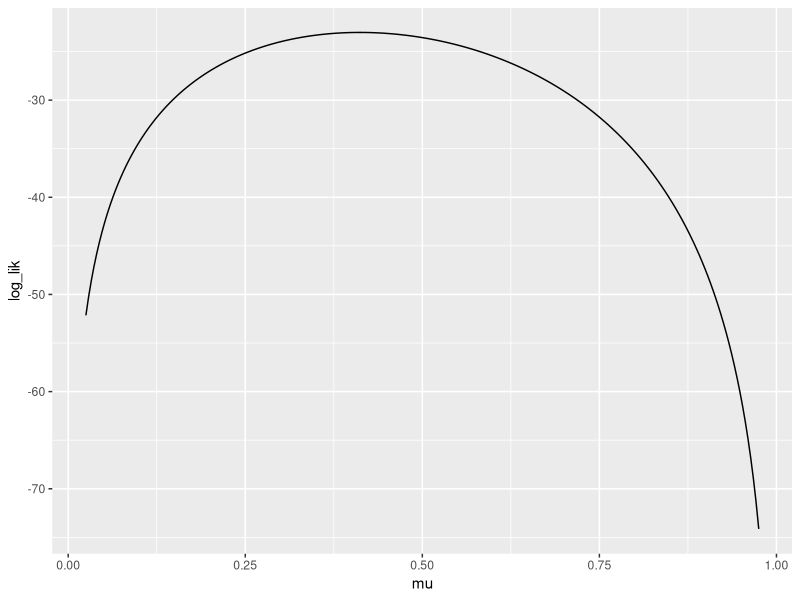
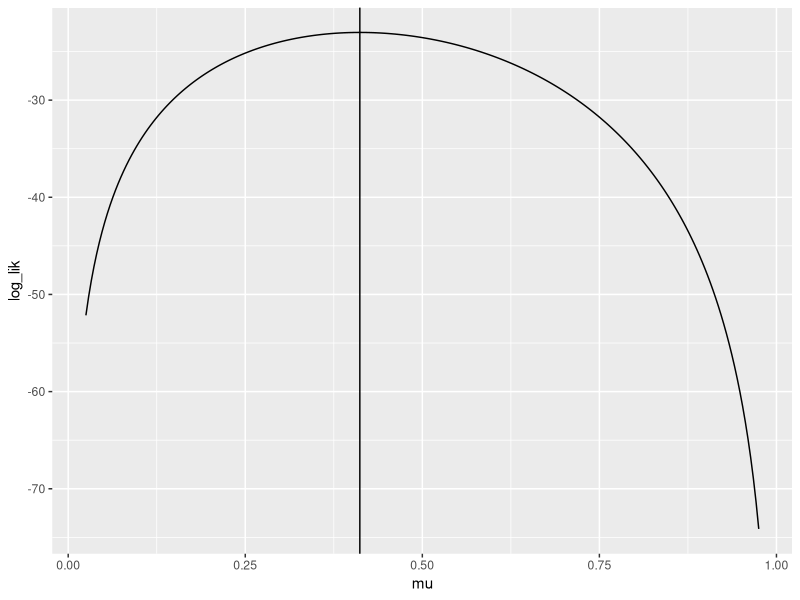
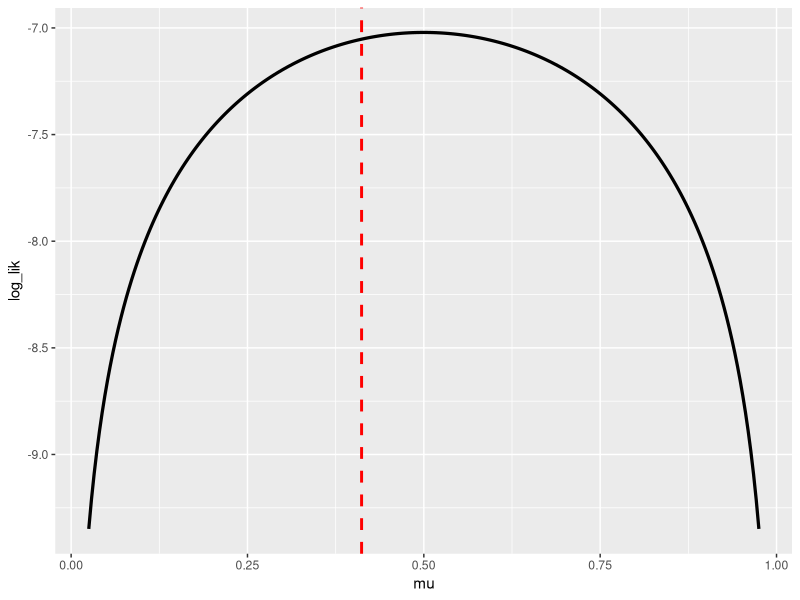
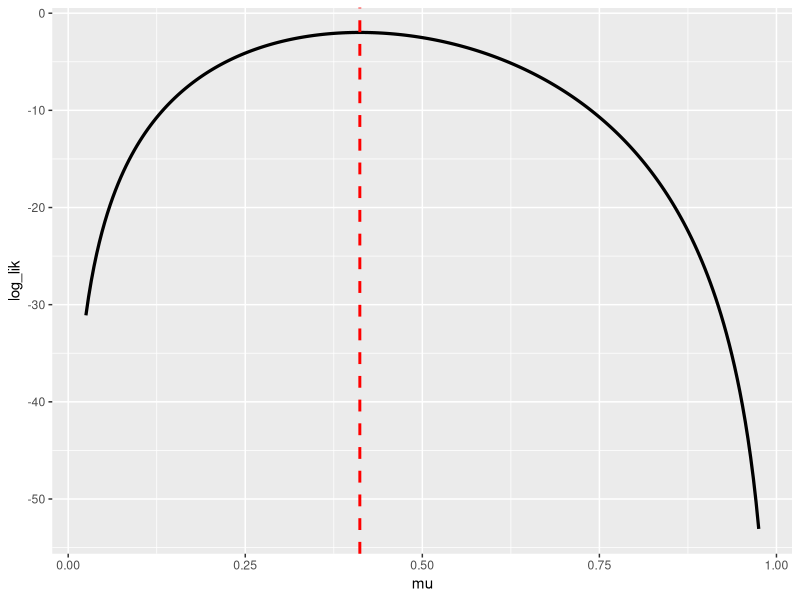
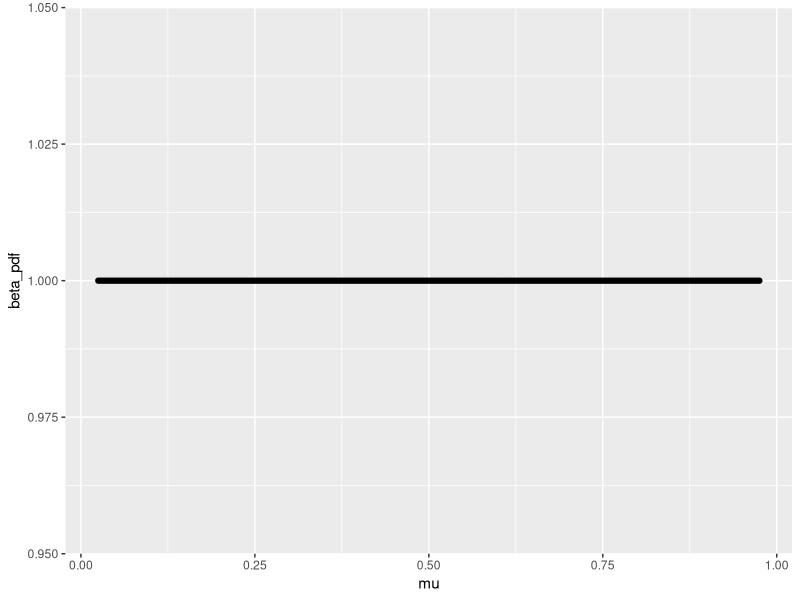
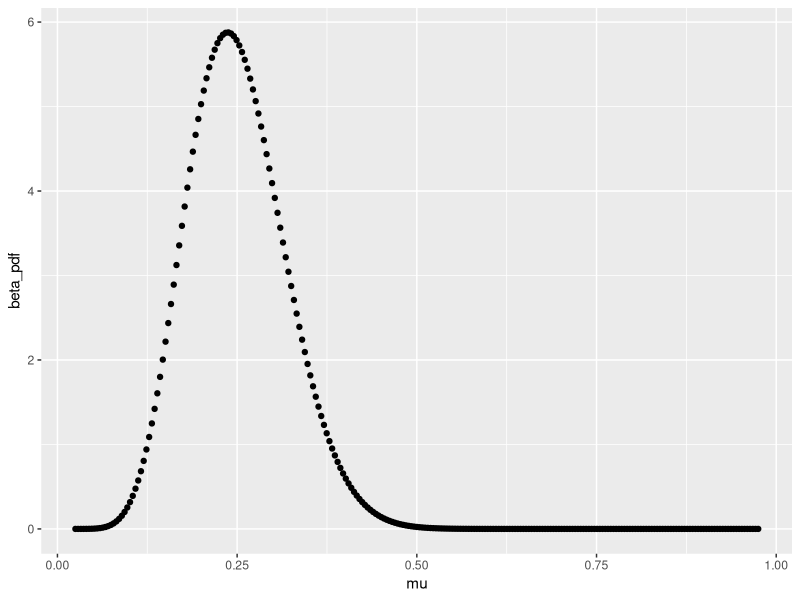
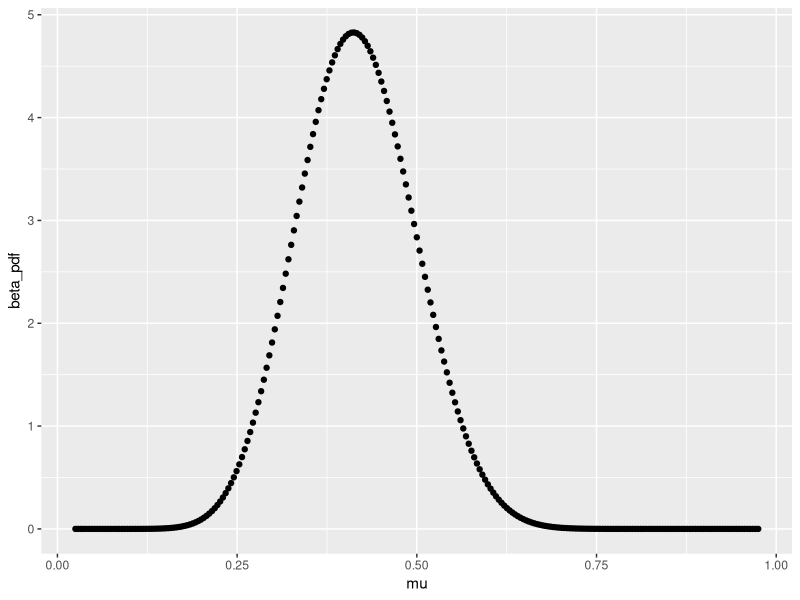
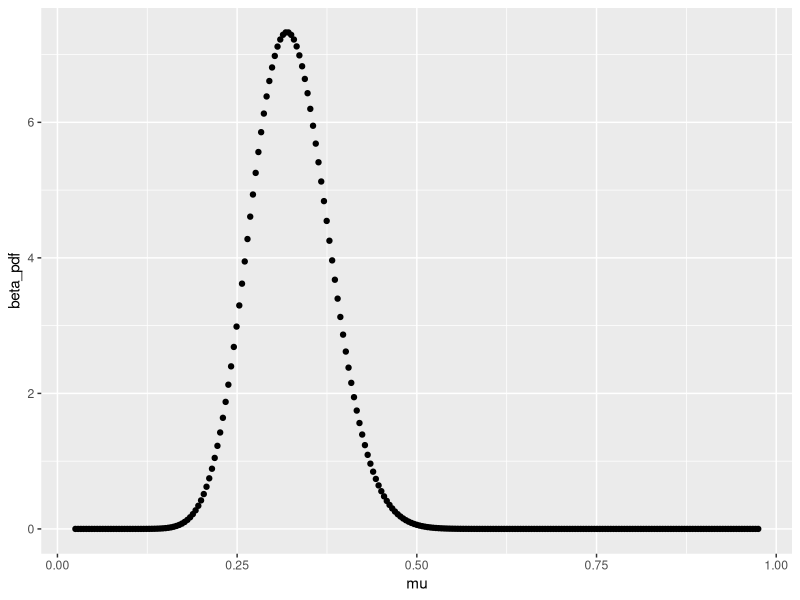

Recreate these plots in R, in order.
## ---- chunk 1
knitr::opts_chunk$set(echo = TRUE)
## ---- chunk 2
library(tidyverse)
## ---- chunk 3
x <- c(0, 0, 0, 0,
       0, 1, 1, 0,
       1, 0, 0, 0,
       0, 1, 1, 0, 1,
       1, 0, 0, 1,
       0, 0, 1, 0,
       1, 1, 1, 0, 0,
       0, 0, 1, 1)
## ---- chunk 4
mean_1a <- mean(x)
mean_1a
## ---- chunk 5
# idk why I did all this instead of just going to the bottom of the w04_fitting_bernoulli slides. lol

#hits_01 <- as.data.frame(table(x))
#p1_1b <- 0.5 #binary outcome
#p0_1b <- 1 - p1_1b
#pAB_1b <- p1_1b * p0_1b 
#hit <- hits_01[2,2]
#out <- hits_01[1,2]
#pBern_1b <- (p1_1b^hit) * (p0_1b^out)
#logLike_1b <- log(pBern_1b)
## ---- chunk 6
MLE_1b <- sum(x) / length(x)
MLE_1b
## ---- chunk 7
p1_1d <- MLE_1b
p0_1d <- 1 - MLE_1b
hits_1d <- sum(x)
outs_1d <- length(x) - hits_1d
## ---- chunk 8
print("Likelihood of an out:")
p0_1d

print("Likelihood of a hit:")
p1_1d
## ---- chunk 9
print("Log likelihood of an out:")
log(p0_1d)

print("Log likelihood of a hit:")
log(p1_1d)
## ---- chunk 10
log_bernoulli_pmf <- function(xobs, prob)
{
  logPMF_result_vector <- c()

for (i in 1:length(xobs)){
  logPMF_result_vector[length(logPMF_result_vector)+1] = log((prob^xobs[i])*((1-prob)^(1-xobs[i])))
}

logPMF_result_vector
}
## ---- chunk 11
log_bernoulli_pmf_joint <- function(xobs, prob)
{
  logPMF_result_vector_joint <- c()

  for (i in 1:length(xobs)){
    
    if (i == 1){
      logPMF_result_vector_joint[length(logPMF_result_vector_joint)+1] = (prob^xobs[i])*((1-prob)^(1-xobs[i]))
    }
    
    else{
      logPMF_result_vector_joint[length(logPMF_result_vector_joint)+1] = logPMF_result_vector_joint[i-1] * ((prob^xobs[i])*((1-prob)^(1-xobs[i])))
    }
  }
  
  for (i in 1:length(logPMF_result_vector_joint)){
    logPMF_result_vector_joint[i] = log(logPMF_result_vector_joint[i])
  }

  logPMF_result_vector_joint
}
## ---- chunk 12
log_bernoulli_pmf(x[1], 0.250)
## ---- chunk 13
log_bernoulli_pmf(x[2], 0.250)
## ---- chunk 14
log_bernoulli_pmf(x[3], 0.250)
## ---- chunk 15
log_bernoulli_pmf(x[4], 0.250)
## ---- chunk 16
log_bernoulli_pmf(x[5], 0.250)
## ---- chunk 17
log_bernoulli_pmf(x[1:5], 0.250)
## ---- chunk 18
log_bernoulli_pmf(x, 0.25)
sum(log_bernoulli_pmf(x, 0.25))
## ---- chunk 19
mu_grid <- seq(from = 0.025, to = 0.975, length.out = 251)
## ---- chunk 20
for( n in 1:4 ){
  print( n )
}
## ---- chunk 21
example_vector <- rep( as.numeric(NA), 10 )

example_vector %>% class()
## ---- chunk 22
example_vector
## ---- chunk 23
seq_along(example_vector)
## ---- chunk 24
for( n in seq_along(example_vector) ){
  example_vector[n] <- n ^ 2
}
## ---- chunk 25
example_vector
## ---- chunk 26
(1:10)^2
## ---- chunk 27
log_lik_xa <- rep( as.numeric(NA), length(mu_grid) )

for (i in 1:length(mu_grid)){
  log_lik_xa[i] = sum(log_bernoulli_pmf(x, mu_grid[i]))
}
## ---- chunk 28
xa_results <- tibble::tibble(
  mu = mu_grid,
  log_lik = log_lik_xa
)
## ---- chunk 29
xa_results %>%
  ggplot(mapping = aes(x = mu, y = log_lik)) +
  geom_line()
## ---- chunk 30
xa_results %>%
  ggplot(mapping = aes(x = mu, y = log_lik)) +
  geom_line() +
  geom_vline(xintercept = MLE_1b)
## ---- chunk 31
player_hits <- sum(x)
player_atbats <- length(x) - sum(x)

player_hits
player_atbats
player_hits + player_atbats
## ---- chunk 32
solution_03c <- tibble::tibble(
  mu = mu_grid
) %>% 
  select(mu) %>%
  mutate(log_lik = log(mu / player_hits) + log((1-mu) / player_atbats))
## ---- chunk 33
solution_03c %>%
  ggplot(mapping = aes(x = mu, y = log_lik)) +
  geom_line(size = 1.1) +
  geom_vline(xintercept = MLE_1b, size = 1, linetype = 'dashed', color = 'red')
## ---- chunk 34
tibble::tibble(
  mu = mu_grid
) %>% 
  #mutate(log_lik = dbinom(number of hits, number of events, prob = mu, log))
  mutate(log_lik = dbinom(sum(x), length(x), mu, log = "TRUE")) %>%
    ggplot(mapping = aes(x = mu, y = log_lik)) +
    geom_line(size = 1.1) +
    geom_vline(xintercept = MLE_1b, size = 1, linetype = 'dashed', color = 'red')
## ---- chunk 35
a_uniform <- 1
b_uniform <- 1

a_inform <- 10
b_inform <- 30
## ---- chunk 36
#dbeta(x = mu_grid, shape1 = a_uniform, shape2 = a_inform)
#plot(mu_grid, dbeta(x = mu_grid, shape1 = a_uniform, shape2 = a_inform))
#mean(dbeta(x = mu_grid, shape1 = a_uniform, shape2 = a_inform))

#dbeta(x = mu_grid, shape1 = a_uniform, shape2 = b_uniform)
#dbeta(x = mu_grid, shape1 = a_uniform, shape2 = b_uniform)

prior_uniform <- a_uniform + b_uniform
prior_uniform
## ---- chunk 37
#dbeta(x = mu_grid, shape1 = b_uniform, shape2 = b_inform)
#plot(mu_grid, dbeta(x = mu_grid, shape1 = b_uniform, shape2 = b_inform))
#mean(dbeta(x = mu_grid, shape1 = b_uniform, shape2 = b_inform))

#dbeta(x = mu_grid, shape1 = a_inform, shape2 = b_inform)
#plot(dbeta(x = mu_grid, shape1 = a_inform, shape2 = b_inform))

prior_inform <- a_inform + b_inform
prior_inform
## ---- chunk 38
expected_uniform <- a_uniform / (a_uniform + b_uniform)
expected_uniform
## ---- chunk 39
expected_inform <- a_inform / (a_inform + b_inform)
expected_inform
## ---- chunk 40
tibble::tibble(
  mu = mu_grid
) %>% 
  mutate(beta_pdf = dbeta(x = mu, shape1 = a_uniform, shape2 = b_uniform)) %>%
    ggplot(mapping = aes(x = mu, y = beta_pdf)) +
    geom_point()
## ---- chunk 41
tibble::tibble(
  mu = mu_grid
) %>% 
  mutate(beta_pdf = dbeta(x = mu, shape1 = a_inform, shape2 = b_inform)) %>%
    ggplot(mapping = aes(x = mu, y = beta_pdf)) +
    geom_point()
## ---- chunk 42
a_uniform_new <- a_uniform + player_hits
b_uniform_new <- b_uniform + player_atbats
print("Uniform A: ")
a_uniform_new
print("Uniform B: ")
b_uniform_new
## ---- chunk 43
a_inform_new <- a_inform + player_hits
b_inform_new <- b_inform + player_atbats

print("Informative A: ")
a_inform_new
print("Informative B: ")
b_inform_new
## ---- chunk 44
uniform_mean_06b <- mean(qbeta(mu_grid, a_uniform_new, b_uniform_new))
uniform_zeroFive_06b <- qbeta(0.05, a_uniform_new, b_uniform_new)
uniform_median_06b <- median(qbeta(mu_grid, a_uniform_new, b_uniform_new))
uniform_mode_06b <- max(qbeta(mu_grid, a_uniform_new, b_uniform_new))
uniform_nineFive_06b <- qbeta(0.95, a_uniform_new, b_uniform_new)

qbeta_uniform_df <- data.frame(Mean = c(uniform_mean_06b), FifthQuantile = c(uniform_zeroFive_06b), Median = c(uniform_median_06b), NinetyFifthQuantile = c(uniform_nineFive_06b), Mode = c(uniform_mode_06b))

qbeta_uniform_df
## ---- chunk 45
inform_mean_06b <- mean(qbeta(mu_grid, a_inform_new, b_inform_new))
inform_zeroFive_06b <- qbeta(0.05, a_inform_new, b_inform_new)
inform_median_06b <- median(qbeta(mu_grid, a_inform_new, b_inform_new))
inform_mode_06b <- max(qbeta(mu_grid, a_inform_new, b_inform_new))
inform_nineFive_06b <- qbeta(0.95, a_inform_new, b_inform_new)

qbeta_inform_df <- data.frame(Mean = c(inform_mean_06b), FifthQuantile = c(inform_zeroFive_06b), Median = c(inform_median_06b), NinetyFifthQuantile = c(inform_nineFive_06b), Mode = c(inform_mode_06b))

qbeta_inform_df
## ---- chunk 46
tibble::tibble(
  mu = mu_grid
) %>% 
  mutate(beta_pdf = dbeta(x = mu, shape1 = a_uniform_new, shape2 = b_uniform_new)) %>%
    ggplot(mapping = aes(x = mu, y = beta_pdf)) +
    geom_point()
## ---- chunk 47
tibble::tibble(
  mu = mu_grid
) %>% 
  mutate(beta_pdf = dbeta(x = mu, shape1 = a_inform_new, shape2 = b_inform_new)) %>%
    ggplot(mapping = aes(x = mu, y = beta_pdf)) +
    geom_point()
## ---- chunk 48
season_hits <- 62

season_atbats <- 284
## ---- chunk 49
a_uniform_large <- a_uniform + season_hits
b_uniform_large <- b_uniform + season_atbats
  
print("Large uniform A: ")
a_uniform_large
print("Large uniform B: ")
b_uniform_large
## ---- chunk 50
a_inform_large <- a_inform + season_hits
b_inform_large <- b_inform + season_atbats
  
print("Large informative A: ")
a_inform_large
print("Large informative B: ")
b_inform_large
## ---- chunk 51
uniform_mean_07b <- mean(qbeta(mu_grid, a_uniform_large, b_uniform_large))
uniform_zeroFive_07b <- qbeta(0.05, a_uniform_large, b_uniform_large)
uniform_median_07b <- median(qbeta(mu_grid, a_uniform_large, b_uniform_large))
uniform_mode_07b <- max(qbeta(mu_grid, a_uniform_large, b_uniform_large))
uniform_nineFive_07b <- qbeta(0.95, a_uniform_large, b_uniform_large)

large_qbeta_uniform_df <- data.frame(Mean = c(uniform_mean_07b), FifthQuantile = c(uniform_zeroFive_07b), Median = c(uniform_median_07b), NinetyFifthQuantile = c(uniform_nineFive_07b), Mode = c(uniform_mode_07b))

large_qbeta_uniform_df
## ---- chunk 52
inform_mean_07b <- mean(qbeta(mu_grid, a_inform_large, b_inform_large))
inform_zeroFive_07b <- qbeta(0.05, a_inform_large, b_inform_large)
inform_median_07b <- median(qbeta(mu_grid, a_inform_large, b_inform_large))
inform_mode_07b <- max(qbeta(mu_grid, a_inform_large, b_inform_large))
inform_nineFive_07b <- qbeta(0.95, a_inform_large, b_inform_large)

large_qbeta_inform_df <- data.frame(Mean = c(inform_mean_07b), FifthQuantile = c(inform_zeroFive_07b), Median = c(inform_median_07b), NinetyFifthQuantile = c(inform_nineFive_07b), Mode = c(inform_mode_07b))

large_qbeta_inform_df
## ---- chunk 53
tibble::tibble(
  mu = mu_grid
) %>% 
  mutate(beta_pdf = dbeta(x = mu, shape1 = a_uniform_large, shape2 = b_uniform_large)) %>%
    ggplot(mapping = aes(x = mu, y = beta_pdf)) +
    geom_point()
## ---- chunk 54
tibble::tibble(
  mu = mu_grid
) %>% 
  mutate(beta_pdf = dbeta(x = mu, shape1 = a_inform_large, shape2 = b_inform_large)) %>%
    ggplot(mapping = aes(x = mu, y = beta_pdf)) +
    geom_point()
